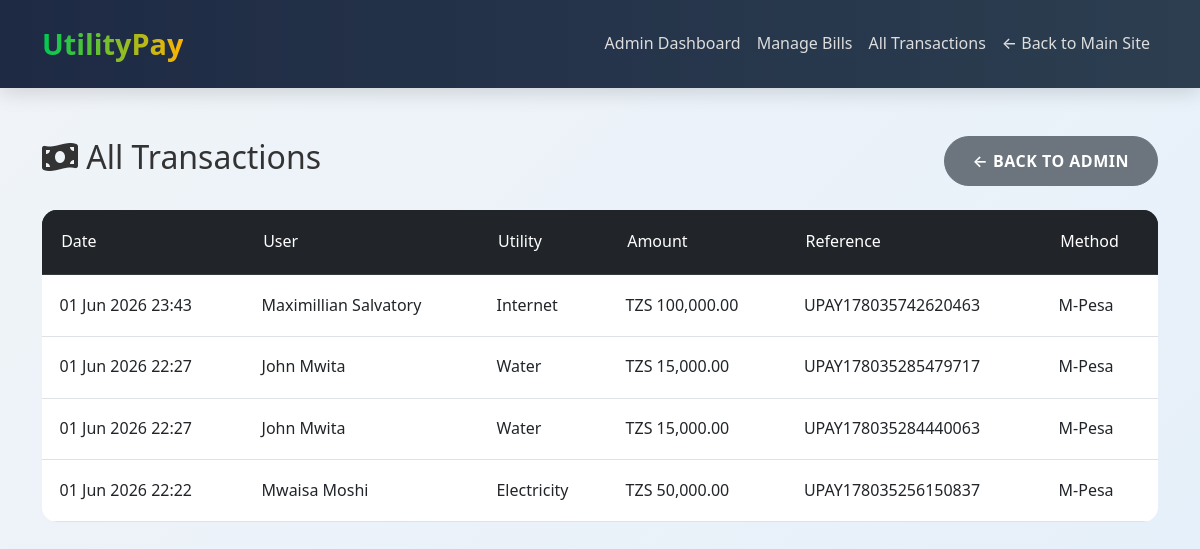
The app's page /admin/transactions.php (signed in) with its own data.
### tables this page shows
CREATE TABLE `transactions` (
  `id` int(11) NOT NULL,
  `user_id` int(11) DEFAULT NULL,
  `bill_id` int(11) DEFAULT NULL,
  `amount` decimal(10,2) NOT NULL,
  `payment_date` timestamp NOT NULL DEFAULT current_timestamp(),
  `payment_method` varchar(50) DEFAULT NULL,
  `status` enum('success','failed') DEFAULT 'success',
  `reference` varchar(100) DEFAULT NULL
);

CREATE TABLE `users` (
  `id` int(11) NOT NULL,
  `name` varchar(100) NOT NULL,
  `email` varchar(100) NOT NULL,
  `password` varchar(255) NOT NULL,
  `phone` varchar(20) DEFAULT NULL,
  `address` text DEFAULT NULL,
  `role` enum('user','admin') DEFAULT 'user',
  `created_at` timestamp NOT NULL DEFAULT current_timestamp()
);

CREATE TABLE `bills` (
  `id` int(11) NOT NULL,
  `user_id` int(11) DEFAULT NULL,
  `utility_type` enum('water','electricity','internet') NOT NULL,
  `amount` decimal(10,2) NOT NULL,
  `due_date` date NOT NULL,
  `status` enum('pending','paid') DEFAULT 'pending',
  `bill_number` varchar(50) DEFAULT NULL,
  `provider` varchar(100) DEFAULT NULL,
  `created_at` timestamp NOT NULL DEFAULT current_timestamp()
);

### admin/transactions.php (the view, shortened to what this page needs)
<?php
include '../includes/header.php';
?>
<div class="container py-5">
    <div class="d-flex justify-content-between align-items-center mb-4">
        <h2><i class="fas fa-money-bill-wave"></i> All Transactions</h2>
        <a href="index.php" class="btn btn-secondary">← Back to Admin</a>
    </div>
    <table class="table table-hover">
        <thead class="table-dark">
            <tr>
                <th>Date</th>
                <th>User</th>
                <th>Utility</th>
                <th>Amount</th>
                <th>Reference</th>
                <th>Method</th>
            </tr>
        </thead>
        <tbody>
            <?php
            $result = $conn->query("
                SELECT t.*, u.name as user_name, b.utility_type
                FROM transactions t
                JOIN users u ON t.user_id = u.id
                JOIN bills b ON t.bill_id = b.id
                ORDER BY t.payment_date DESC
            ");
            while($row = $result->fetch_assoc()): ?>
            <tr>
                <td><?= date('d M Y H:i', strtotime($row['payment_date'])) ?></td>
                <td><?= htmlspecialchars($row['user_name']) ?></td>
                <td><?= ucfirst($row['utility_type']) ?></td>
                <td>TZS <?= number_format($row['amount'], 2) ?></td>
                <td><?= $row['reference'] ?></td>
                <td><?= $row['payment_method'] ?></td>
            </tr>
            <?php endwhile; ?>
        </tbody>
    </table>
</div>
<?php include '../includes/footer.php'; ?>

### assets/css/style.css (style rules this page uses)
:root { --primary: #00c853; --primary-dark: #00b140; --secondary: #ffb300; --dark: #1e2a44; --light: #f8f9fa; --gray: #6c757d; --success: #00c853; --accent: #1e88e5; }
* { margin: 0; padding: 0; box-sizing: border-box; }
body { font-family: 'Segoe UI', system-ui, -apple-system, sans-serif; background: linear-gradient(135deg, #f0f4f8 0%, #e6f0fa 100%); color: #333; line-height: 1.6; overflow-x: hidden; }
.btn { border-radius: 50px; padding: 12px 28px; font-weight: 600; transition: all 0.3s ease; text-transform: uppercase; letter-spacing: 0.5px; }
.table { border-radius: 15px; overflow: hidden; }
.table thead { background: var(--dark); color: white; }
.table th { font-weight: 500; padding: 1.2rem; }
.table td { padding: 1.1rem; vertical-align: middle; }

### records on screen
transactions: payment_date "01 Jun 2026 23:43", user.name "Maximillian Salvatory", bill.utility_type "Internet", amount "100,000.00", reference "UPAY178035742620463", payment_method "M-Pesa"
transactions: payment_date "01 Jun 2026 22:27", user.name "John Mwita", bill.utility_type "Water", amount "15,000.00", reference "UPAY178035285479717", payment_method "M-Pesa"
transactions: payment_date "01 Jun 2026 22:27", user.name "John Mwita", bill.utility_type "Water", amount "15,000.00", reference "UPAY178035284440063", payment_method "M-Pesa"
transactions: payment_date "01 Jun 2026 22:22", user.name "Mwaisa Moshi", bill.utility_type "Electricity", amount "50,000.00", reference "UPAY178035256150837", payment_method "M-Pesa"
